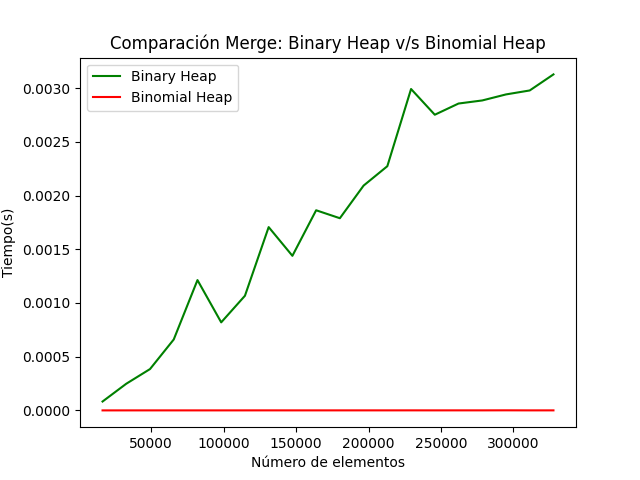

Python code for this plot:
import matplotlib.pyplot as plt
import csv
  
n = []
binary = []
binomial = []

with open('losdatos.csv','r') as csvfile:
    plots = csv.reader(csvfile, delimiter = ',')      
    for row in plots:
        n.append(int(row[0]))
        binary.append(float(row[1]))
        binomial.append(float(row[2]))
  
plt.plot(n, binary, color = 'g', label = "Binary Heap")
plt.plot(n, binomial, color = 'r', label = "Binomial Heap")
plt.xlabel('Número de elementos')
plt.ylabel('Tiempo(s)')
plt.title('Comparación Merge: Binary Heap v/s Binomial Heap')
plt.legend()
plt.show()
